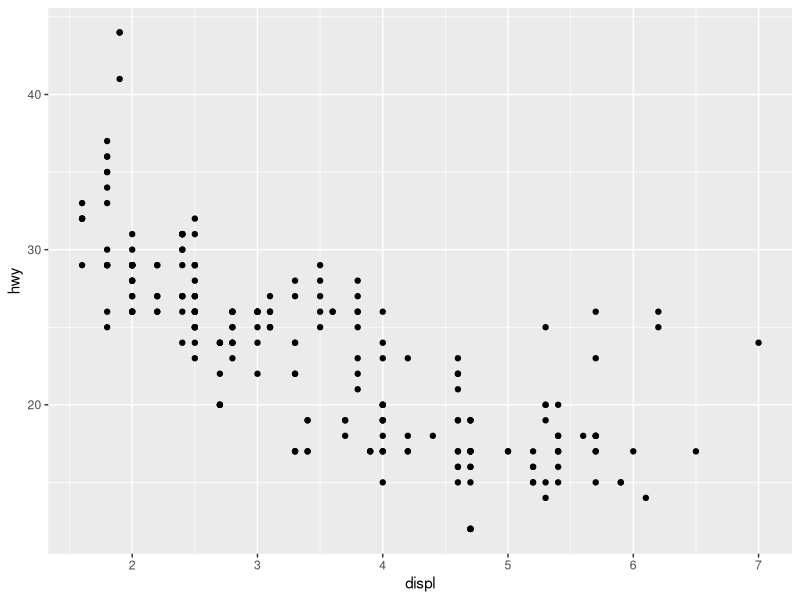
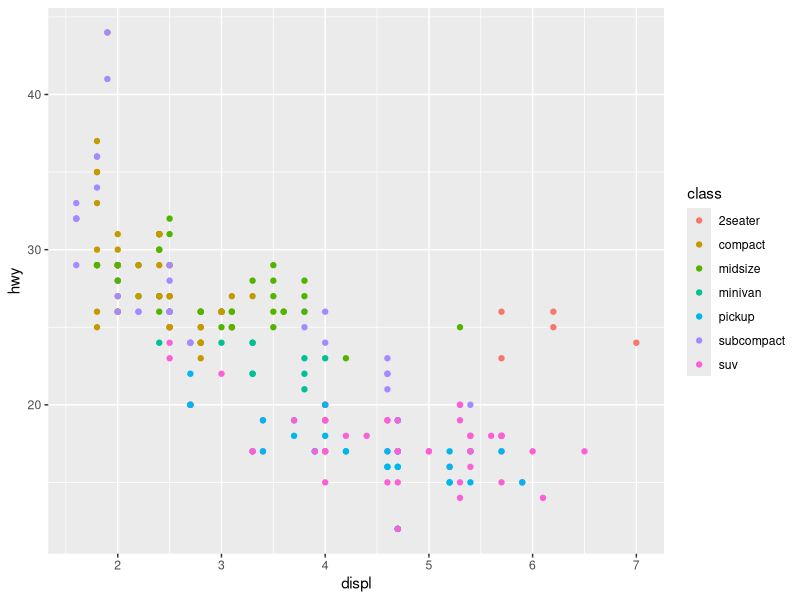
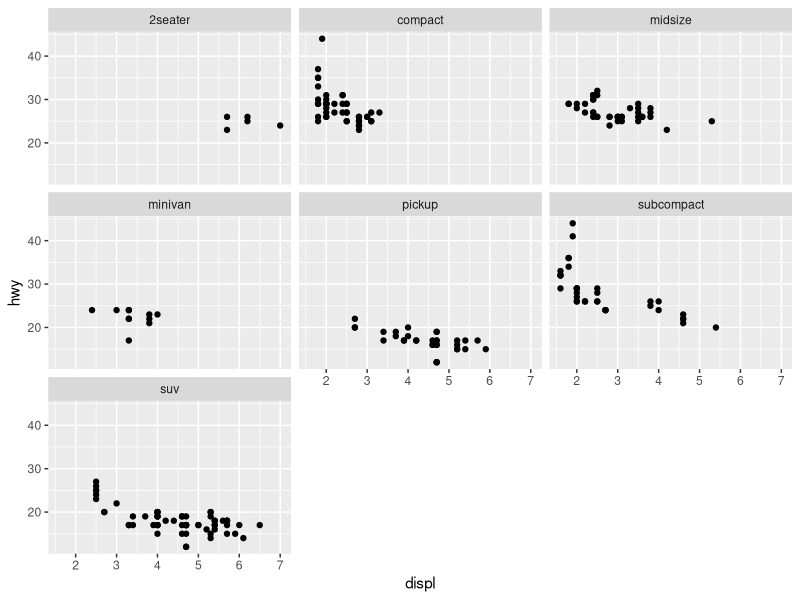
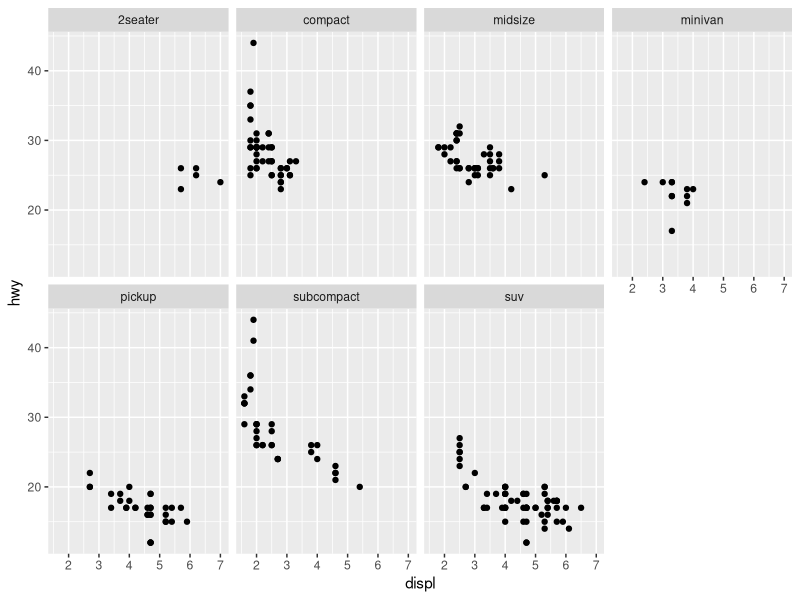
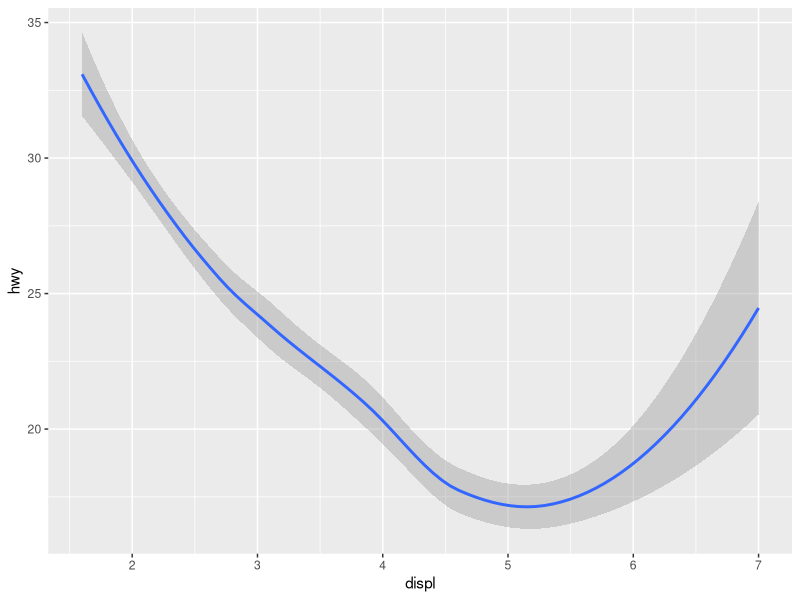
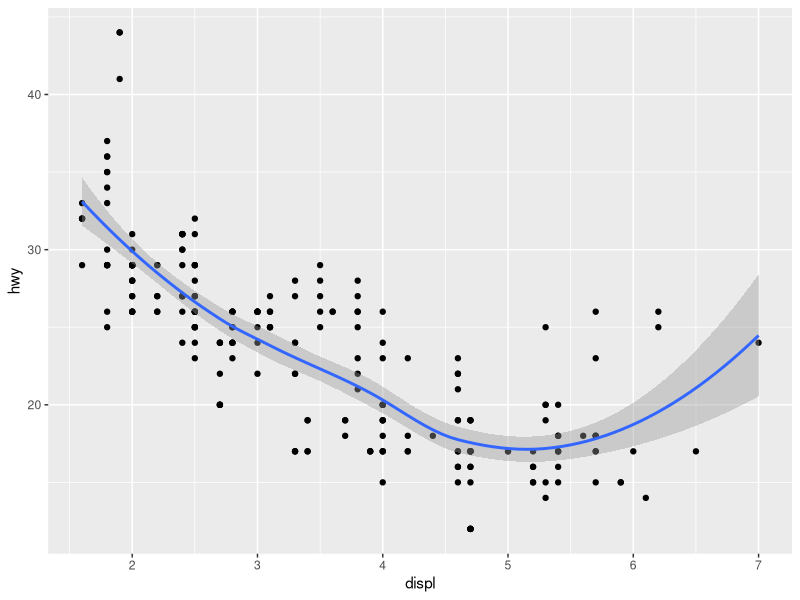
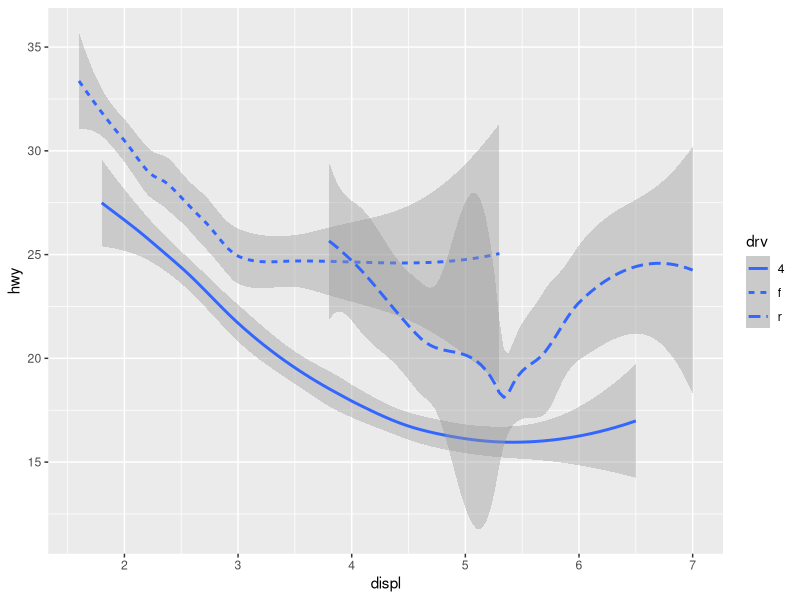
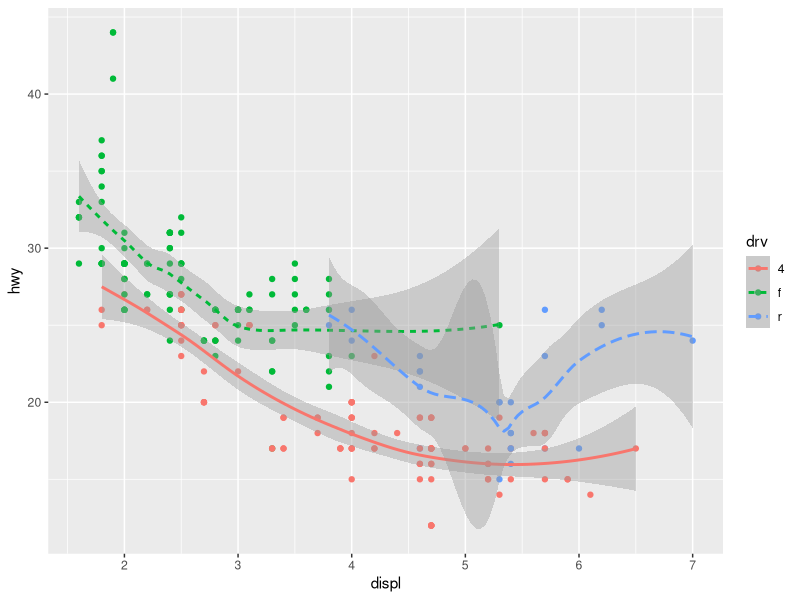

The R script that drew these images, in order:
## data visualization part 2

library(ggplot2)
data(mpg)
names(mpg)
dim(mpg)

#scatterplot
ggplot(data=mpg, aes(x=displ, y=hwy))+
  geom_point()

#scatterplot with colors from class
ggplot(data=mpg, aes(x=displ, y=hwy, color=class))+
  geom_point()

#add a facet
ggplot(data=mpg, aes(x=displ, y=hwy))+
  geom_point()+
  facet_wrap(~class)

#change the display of graphs into rows
ggplot(data=mpg, aes(x=displ, y=hwy))+
  geom_point()+
  facet_wrap(~class, nrow=2)

#geoms

##adding a smooth lines to describe relationship between displ and hwy
ggplot(data=mpg, aes(x=displ, y=hwy))+
  geom_smooth()

#layer them
ggplot(data=mpg, aes(x=displ, y=hwy))+
  geom_point()+
  geom_smooth()

#different smooth line for different drive train
ggplot(data=mpg, aes(x=displ, y=hwy))+
  geom_smooth(aes(linetype=drv))

#change the color according to drv
ggplot(data=mpg, aes(x=displ, y=hwy, color=drv))+
  geom_point()+
  geom_smooth(aes(linetype=drv))

#change the color according to drv, smooth line without se (shaded area)
ggplot(data=mpg, aes(x=displ, y=hwy, color=drv))+
  geom_point()+
  geom_smooth(aes(linetype=drv), se=FALSE)

#change the color according to drv, smooth line without se (shaded area)
#want solid smooth line only
ggplot(data=mpg, aes(x=displ, y=hwy, color=drv))+
  geom_point()+
  geom_smooth(se=FALSE)

